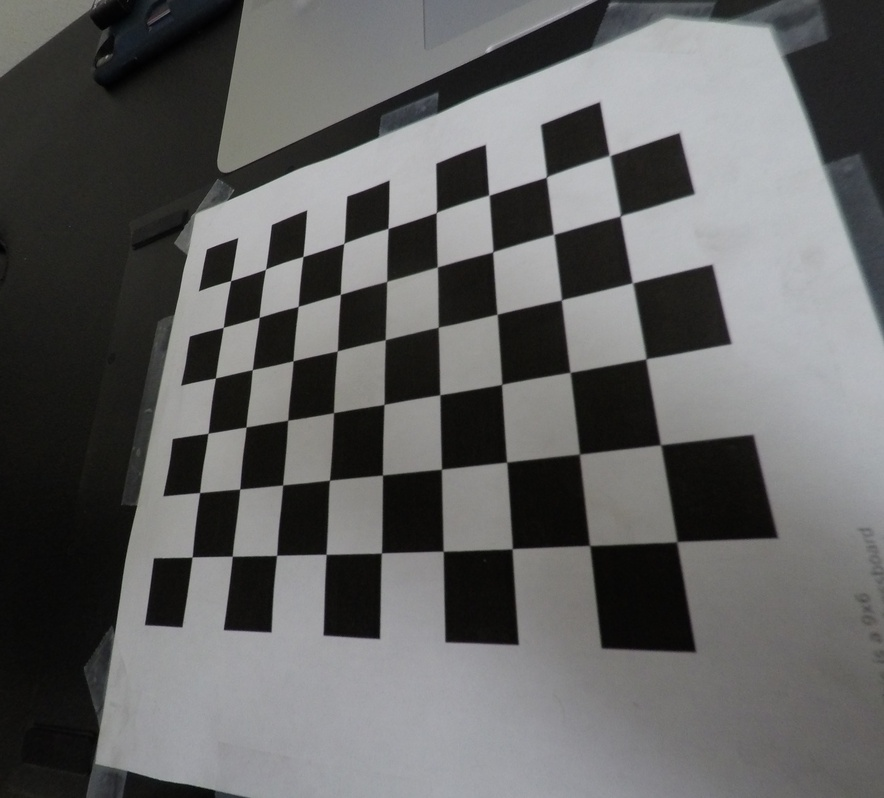
#> input picture calib/calib/calibration_images/calibration_target_500x500_product.jpg, 884 x 798 px, shrunk from 1727 x 1560 before the run; its folder holds only this picture in this run
$ python calibrate.py
#> lines starting #> are read from the running program, lines starting #| are printed output that depends on the picture; after the words box and inside, x2 and y2 are one past the last pixel; in counts of white or black regions, pixels touching at a corner belong together; long printed decimals are rounded
import cv2
import numpy as np
import os, glob


def remove_distortion(img, camera_matrix, dis_coeff):
    h, w = img.shape[:2]
    new_camera_matrix, roi = cv2.getOptimalNewCameraMatrix(camera_matrix, dis_coeff, (w, h), 1, (w, h))
    undistorted_img = cv2.undistort(img, camera_matrix, dis_coeff, None, new_camera_matrix)
    x, y, w, h = roi
    undistorted_img = undistorted_img[y:y + h, x:x + w]
    return undistorted_img

def calibrate(show_pics=False):
#> called with show_pics = True
    root = os.getcwd()
    calibration_dir = os.path.join(root, 'calib', 'calibration_images')
    image_path_list = glob.glob(os.path.join(calibration_dir, '*.jpg'))
    n_rows = 9
    n_cols = 6
    termination_criteria = (cv2.TERM_CRITERIA_EPS + cv2.TERM_CRITERIA_MAX_ITER, 30, 0.001)
    world_points = np.zeros((n_rows * n_cols, 3), np.float32)
    world_points[:, :2] = np.mgrid[0:n_rows, 0:n_cols].T.reshape(-1, 2) # [0,0][0,1],[0,2] -- arbitary set 3D world points, here we set z=0, and x,y are the grid coordinates of the chessboard corners
    world_points_list = []
    image_points_list = []
    for image_path in image_path_list:
        print(f"processing {image_path}")
        img = cv2.imread(image_path)
#> img is the input picture: shape (798, 884, 3); mean B, G, R 97.3, 97.7, 97.5
        img_gray = cv2.cvtColor(img, cv2.COLOR_BGR2GRAY)
        found_corners, img_corners = cv2.findChessboardCorners(img_gray, (n_rows, n_cols), None)
#> found_corners = True; img_corners = 54 rows, first 8: [230.6, 280.6], [265.5, 269.3], [302.9, 256.5], [343.6, 243.6], [388.1, 228.5], [436.1, 212.7], [488.9, 195.2], [546.1, 177.3]
        cv2.imshow('img', img)
        cv2.waitKey(0)
        cv2.destroyAllWindows()
        if found_corners:
            world_points_list.append(world_points)
            refined_corners = cv2.cornerSubPix(img_gray, img_corners, (11, 11), (-1, -1), termination_criteria)
#> refined_corners = 54 rows, first 8: [230.6, 280.6], [265.5, 269.2], [302.9, 256.5], [343.8, 243.3], [388.1, 228.4], [436.3, 212.4], [489, 195.1], [546.4, 176.8]
            image_points_list.append(refined_corners)
            if show_pics:
                cv2.drawChessboardCorners(img, (n_rows, n_cols), refined_corners, found_corners)
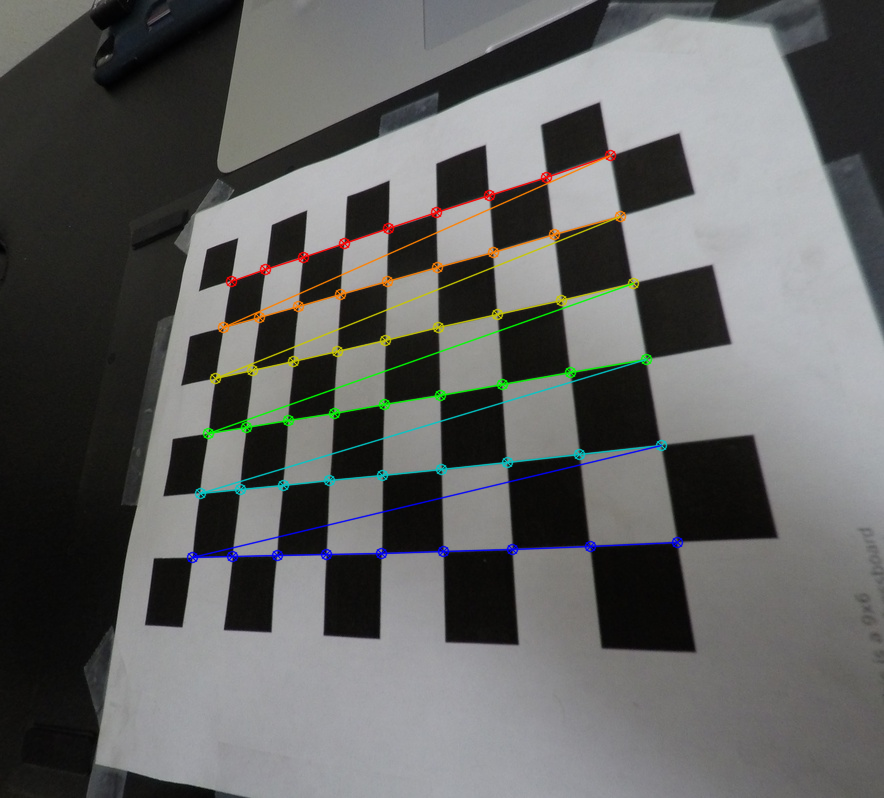
#> img: shape (798, 884, 3); 2.62% of pixels changed, all inside (x1, y1, x2, y2) = (186, 149, 684, 564)
                cv2.imshow('img', img)
                cv2.waitKey(0)
                cv2.destroyAllWindows()
    rep_error, camera_matrix, dis_coeff, rvecs, tvecs = cv2.calibrateCamera(world_points_list, image_points_list, img_gray.shape[::-1], None, None)
#> rep_error = 0.366; camera_matrix = [[346.6, 0, 463.4], [0, 409.9, 407.4], [0, 0, 1]]; dis_coeff = [[-0.0663, 0.123, -0.00433, -0.00102, -0.0947]]; rvecs = ([-0.285, 0.299, -0.0863],); tvecs = ([-5.26, -2.41, 7.75],)
    print(f"reprojection error: \n {rep_error}")
#| reprojection error:
#|  0.3656
    print(f"camera matrix: \n {camera_matrix}")
#| camera matrix:
#|  [[346.616    0.         463.377]
#|  [  0.         409.904 407.431]
#|  [  0.           0.           1.        ]]
    print(f"distortion coefficients: {dis_coeff}")
#| distortion coefficients: [[-0.06626  0.1235 -0.004328 -0.001022 -0.09469]]
    return camera_matrix, dis_coeff

if __name__ == "__main__":
    camera_matrix, dis_coeff = calibrate(show_pics=True)
#> camera_matrix = [[346.6, 0, 463.4], [0, 409.9, 407.4], [0, 0, 1]]; dis_coeff = [[-0.0663, 0.123, -0.00433, -0.00102, -0.0947]]
